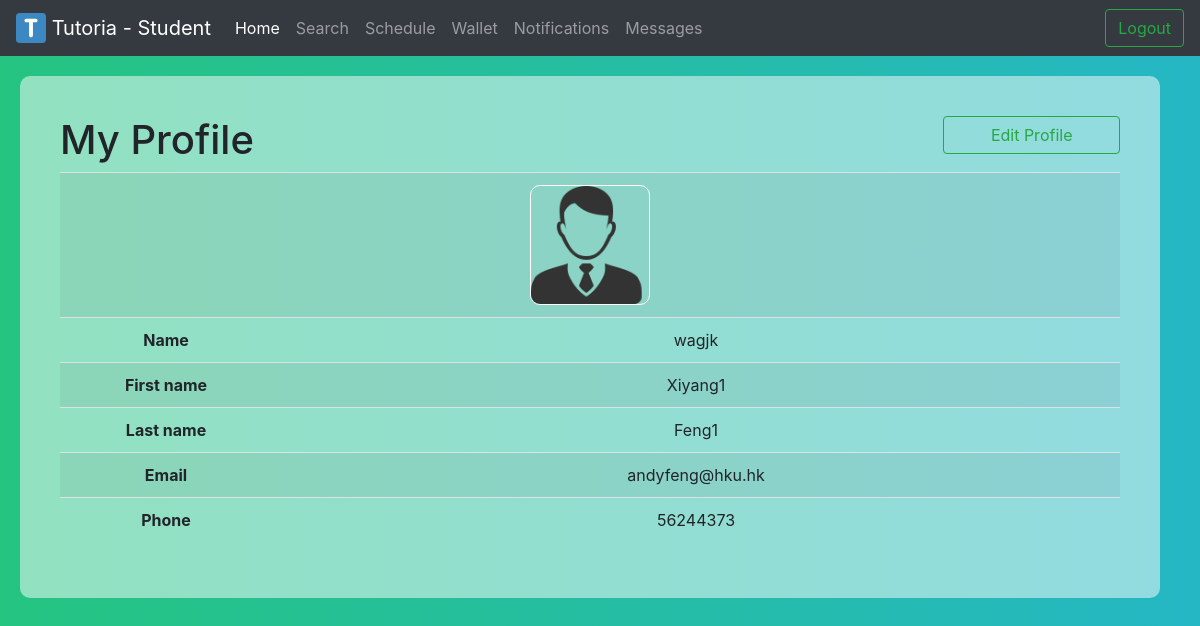
The page /student/homepage/ (signed in) on the database its author committed.
### tutoria/models.py (models this page shows, shortened)
class Client(models.Model):
	user = models.OneToOneField(User, on_delete=models.CASCADE)
	login_type = models.CharField(max_length=20, default="Student")
	avatar = models.FileField(upload_to='media/avatars/%Y/%m/%d/', null=True)
	phone = models.CharField(max_length=10, default="None")
	class Meta:
		abstract = True

class Student(Client):
	pass

### tutoria/views/student_view/homepage_view.py (the view)
def homepage(request):
	student = Student.objects.get(user=request.user)
	num_unread_msg = len(Message.objects.filter(
		receiver = request.user,
		unread = True,
	))
	num_unread_notf = len(Notification.objects.filter(
		user = request.user,
		unread = True,
	))
	return render_to_response('tutoria/student/homepage.html',locals())

### tutoria/templates/tutoria/student/homepage.html (shortened to what this page needs)
<html>
<head>
	{% load static %}
	<link rel="stylesheet" href="https://maxcdn.bootstrapcdn.com/bootstrap/4.0.0-beta.2/css/bootstrap.min.css">
	<link rel="stylesheet" href="http://netdna.bootstrapcdn.com/font-awesome/3.2.1/css/font-awesome.css">
	<link rel="stylesheet" href="{% static 'tutoria/css/home.css' %}"/>
	<link rel="stylesheet" href="{% static 'tutoria/css/calendar.css' %}"/>
</head>
<body>
	<div id="navigation">
		<nav class="navbar navbar-expand-md navbar-dark bg-dark">
			<a class="navbar-brand" href="#">
				<img src="{% static 'tutoria/img/brand.svg' %}" width="30" height="30" class="d-inline-block align-top" alt="">
				Tutoria - Student
			</a>
			<div class="collapse navbar-collapse" id="navbarSupportedContent">
				<ul class="navbar-nav mr-auto">
					<li class="nav-item active">
						<a id="nav-home" class="nav-link" href="javascript:home()" onclick="window.location.reload()"> Home </a>
					</li>
					<li class="nav-item">
						<a id="nav-search" class="nav-link" href="javascript:search()"> Search </a>
					</li>
					<li class="nav-item">
						<a id="nav-student-schedule" class="nav-link" href="javascript:viewStudentSchedule(0, true)"> Schedule </a>
					</li>
					<li class="nav-item">
						<a id="nav-wallet" class="nav-link" href="javascript:viewWallet()"> Wallet </a>
					</li>
					<li class="nav-item">
						<a id="nav-notf" class="nav-link" href="javascript:viewNotification()">
							Notifications
						</a>
					</li>
					<li class="nav-item">
						<a id="nav-msg" class="nav-link" href="javascript:viewMessage()">
							Messages
						</a>
					</li>
				</ul>
			    <button class="btn btn-outline-success my-2 my-sm-0" onclick=window.location={% url 'logout' %}> Logout </button>
			</div>
		</nav>
	</div>
	<div class="container">
		<div id="profile" onload="loadProfile()">
			<button id="editProfileBtn" class="btn btn-outline-success col-2 float-right" onclick="editStudentProfile()">Edit Profile</button>
			<h1> My Profile </h1>
			<table id="userProfile" class="table table-striped">
				<tr> <td colspan=2>
					<img style="border:1px white solid; border-radius:10px" src="{% static 'tutoria/img/default.png' %}" width="120" height="120">
				</td> </tr>
				<tr> <th style="width:20%">Name</th> <td>{{ student.user.username }}</td> </tr>
				<tr> <th>First name</th> <td>{{ student.user.first_name }}</td> </tr>
				<tr> <th>Last name</th> <td>{{ student.user.last_name }}</td> </tr>
				<tr> <th>Email</th> <td>{{ student.user.email }}</td> </tr>
				<tr> <th>Phone</th> <td>{{ student.phone}}</td> </tr>
			</table>
		</div>
	</div>
</body>
</html>

### tutoria/static/tutoria/css/home.css (style rules this page uses)
body { background: -webkit-linear-gradient(left, #25c481, #25b7c4); background: linear-gradient(to right, #25c481, #25b7c4); min-width: 1200px; }
button { background-color: #4CAF50; border: none; color: white; padding: 15px 32px; text-align: center; text-decoration: none; display: inline-block; font-size: 16px; }
table { width: 85%; text-align: center; }
.container { margin: 20px; padding: 40px; background: rgba(255,255,255,0.5); border-radius: 10px; }

### rows shown on the page
Student: user.username "wagjk", user.first_name "Xiyang1", user.last_name "Feng1", user.email "andyfeng@hku.hk", phone "56244373"
